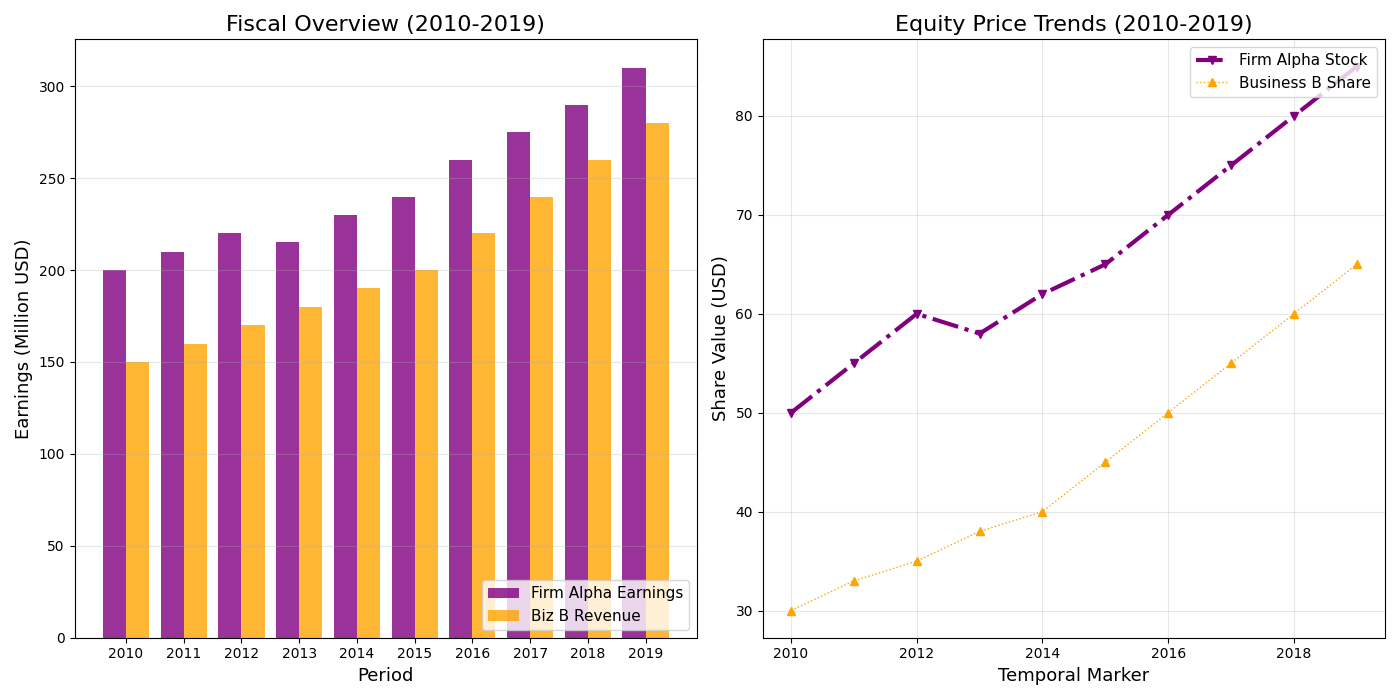

Write Python code to recreate this figure.
import matplotlib.pyplot as plt
import numpy as np

# Data creation
years = np.arange(2010, 2020)

company_a_stock = [50, 55, 60, 58, 62, 65, 70, 75, 80, 85]
company_b_stock = [30, 33, 35, 38, 40, 45, 50, 55, 60, 65]

company_a_revenue = [200, 210, 220, 215, 230, 240, 260, 275, 290, 310]
company_b_revenue = [150, 160, 170, 180, 190, 200, 220, 240, 260, 280]

fig, (ax1, ax2) = plt.subplots(1, 2, figsize=(14, 7))

# Bar chart
ax1.bar(np.arange(len(company_a_revenue)), company_a_revenue, width=0.4, color='purple', alpha=0.8, label='Firm Alpha Earnings')
ax1.bar(np.arange(len(company_a_revenue)) + 0.4, company_b_revenue, width=0.4, color='orange', alpha=0.8, label='Biz B Revenue')

ax1.set_title('Fiscal Overview (2010-2019)', fontsize=16, fontweight='normal')
ax1.set_xlabel('Period', fontsize=13)
ax1.set_ylabel('Earnings (Million USD)', fontsize=13)
ax1.set_xticks(np.arange(len(company_a_revenue)) + 0.2)
ax1.set_xticklabels(years)
ax1.legend(loc='lower right', fontsize=11)
ax1.grid(True, linestyle='-', alpha=0.3, axis='y')

# Line chart
ax2.plot(years, company_a_stock, label='Firm Alpha Stock', color='purple', marker='v', linestyle='-.', linewidth=3)
ax2.plot(years, company_b_stock, label='Business B Share', color='orange', marker='^', linestyle=':', linewidth=1)

ax2.set_title('Equity Price Trends (2010-2019)', fontsize=16, fontweight='normal')
ax2.set_xlabel('Temporal Marker', fontsize=13)
ax2.set_ylabel('Share Value (USD)', fontsize=13)
ax2.legend(loc='upper right', fontsize=11)
ax2.grid(True, linestyle='-', alpha=0.3)

plt.tight_layout()
plt.show()
